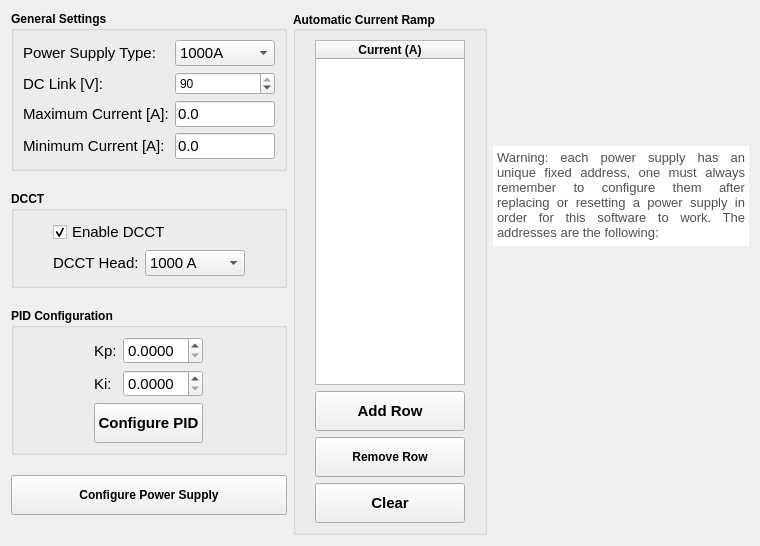
        <widget class="QWidget" name="tab0">
         <attribute name="title">
          <string>Settings</string>
         </attribute>
         <layout class="QGridLayout" name="gridLayout_16">
          <item row="0" column="0">
           <layout class="QGridLayout" name="gridLayout_7">
            <item row="0" column="3">
             <layout class="QVBoxLayout" name="verticalLayout_3">
              <item>
               <spacer name="verticalSpacer_3">
                <property name="orientation">
                 <enum>Qt::Vertical</enum>
                </property>
                <property name="sizeHint" stdset="0">
                 <size>
                  <width>20</width>
                  <height>40</height>
                 </size>
                </property>
               </spacer>
              </item>
              <item>
               <widget class="QTextBrowser" name="textBrowser">
                <property name="enabled">
                 <bool>true</bool>
                </property>
                <property name="sizePolicy">
                 <sizepolicy hsizetype="Expanding" vsizetype="Maximum">
                  <horstretch>0</horstretch>
                  <verstretch>0</verstretch>
                 </sizepolicy>
                </property>
                <property name="maximumSize">
                 <size>
                  <width>16777215</width>
                  <height>100</height>
                 </size>
                </property>
                <property name="font">
                 <font>
                  <weight>50</weight>
                  <bold>false</bold>
                  <underline>false</underline>
                  <strikeout>false</strikeout>
                 </font>
                </property>
                <property name="frameShape">
                 <enum>QFrame::NoFrame</enum>
                </property>
                <property name="frameShadow">
                 <enum>QFrame::Raised</enum>
                </property>
                <property name="html">
                 <string>&lt;!DOCTYPE HTML PUBLIC &quot;-//W3C//DTD HTML 4.0//EN&quot; &quot;http://www.w3.org/TR/REC-html40/strict.dtd&quot;&gt;
&lt;html&gt;&lt;head&gt;&lt;meta name=&quot;qrichtext&quot; content=&quot;1&quot; /&gt;&lt;style type=&quot;text/css&quot;&gt;
p, li { white-space: pre-wrap; }
&lt;/style&gt;&lt;/head&gt;&lt;body style=&quot; font-family:'MS Shell Dlg 2'; font-size:11pt; font-weight:400; font-style:normal;&quot;&gt;
&lt;p align=&quot;justify&quot; style=&quot; margin-top:0px; margin-bottom:0px; margin-left:0px; margin-right:0px; -qt-block-indent:0; text-indent:0px;&quot;&gt;&lt;span style=&quot; font-size:10pt; color:#505050;&quot;&gt;Warning: each power supply has an unique fixed address, one must always remember to configure them after replacing or resetting a power supply in order for this software to work. The addresses are the following:&lt;/span&gt;&lt;/p&gt;&lt;/body&gt;&lt;/html&gt;</string>
                </property>
               </widget>
              </item>
              <item>
               <spacer name="verticalSpacer_2">
                <property name="orientation">
                 <enum>Qt::Vertical</enum>
                </property>
                <property name="sizeHint" stdset="0">
                 <size>
                  <width>20</width>
                  <height>40</height>
                 </size>
                </property>
               </spacer>
              </item>
              <item>
               <widget class="QLabel" name="label_19">
                <property name="font">
                 <font>
                  <weight>50</weight>
                  <bold>false</bold>
                 </font>
                </property>
                <property name="text">
                 <string/>
                </property>
                <property name="pixmap">
                 <pixmap>../../resources/img/PS_table.svg</pixmap>
                </property>
                <property name="alignment">
                 <set>Qt::AlignCenter</set>
                </property>
               </widget>
              </item>
              <item>
               <spacer name="verticalSpacer_5">
                <property name="orientation">
                 <enum>Qt::Vertical</enum>
                </property>
                <property name="sizeHint" stdset="0">
                 <size>
                  <width>20</width>
                  <height>40</height>
                 </size>
                </property>
               </spacer>
              </item>
             </layout>
            </item>
            <item row="0" column="0">
             <layout class="QVBoxLayout" name="verticalLayout_2">
              <property name="spacing">
               <number>20</number>
              </property>
              <property name="bottomMargin">
               <number>20</number>
              </property>
              <item>
               <widget class="QGroupBox" name="groupBox_24">
                <property name="font">
                 <font>
                  <weight>75</weight>
                  <bold>true</bold>
                 </font>
                </property>
                <property name="title">
                 <string>General Settings</string>
                </property>
                <layout class="QGridLayout" name="gridLayout_11">
                 <item row="0" column="0">
                  <widget class="QLabel" name="label_35">
                   <property name="sizePolicy">
                    <sizepolicy hsizetype="Maximum" vsizetype="Preferred">
                     <horstretch>0</horstretch>
                     <verstretch>0</verstretch>
                    </sizepolicy>
                   </property>
                   <property name="font">
                    <font>
                     <pointsize>11</pointsize>
                     <weight>50</weight>
                     <bold>false</bold>
                    </font>
                   </property>
                   <property name="text">
                    <string>Power Supply Type:</string>
                   </property>
                  </widget>
                 </item>
                 <item row="0" column="1">
                  <widget class="QComboBox" name="cb_ps_type">
                   <property name="maximumSize">
                    <size>
                     <width>100</width>
                     <height>16777215</height>
                    </size>
                   </property>
                   <property name="font">
                    <font>
                     <pointsize>11</pointsize>
                     <weight>50</weight>
                     <bold>false</bold>
                    </font>
                   </property>
                   <property name="currentText">
                    <string>1000A</string>
                   </property>
                   <property name="currentIndex">
                    <number>0</number>
                   </property>
                   <item>
                    <property name="text">
                     <string>1000A</string>
                    </property>
                   </item>
                   <item>
                    <property name="text">
                     <string>225A</string>
                    </property>
                   </item>
                   <item>
                    <property name="text">
                     <string>10A[1]</string>
                    </property>
                   </item>
                   <item>
                    <property name="text">
                     <string>10A[2]</string>
                    </property>
                   </item>
                   <item>
                    <property name="text">
                     <string>10A[3]</string>
                    </property>
                   </item>
                  </widget>
                 </item>
                 <item row="1" column="0">
                  <widget class="QLabel" name="label_3">
                   <property name="font">
                    <font>
                     <pointsize>11</pointsize>
                     <weight>50</weight>
                     <bold>false</bold>
                    </font>
                   </property>
                   <property name="text">
                    <string>DC Link [V]:</string>
                   </property>
                  </widget>
                 </item>
                 <item row="1" column="1">
                  <widget class="QSpinBox" name="sb_dclink">
                   <property name="sizePolicy">
                    <sizepolicy hsizetype="Preferred" vsizetype="Fixed">
                     <horstretch>0</horstretch>
                     <verstretch>0</verstretch>
                    </sizepolicy>
                   </property>
                   <property name="maximumSize">
                    <size>
                     <width>100</width>
                     <height>16777215</height>
                    </size>
                   </property>
                   <property name="font">
                    <font>
                     <weight>50</weight>
                     <bold>false</bold>
                    </font>
                   </property>
                   <property name="maximum">
                    <number>90</number>
                   </property>
                   <property name="value">
                    <number>90</number>
                   </property>
                  </widget>
                 </item>
                 <item row="2" column="0">
                  <widget class="QLabel" name="label_126">
                   <property name="font">
                    <font>
                     <pointsize>11</pointsize>
                     <weight>50</weight>
                     <bold>false</bold>
                    </font>
                   </property>
                   <property name="text">
                    <string>Maximum Current [A]:</string>
                   </property>
                   <property name="alignment">
                    <set>Qt::AlignLeading|Qt::AlignLeft|Qt::AlignVCenter</set>
                   </property>
                  </widget>
                 </item>
                 <item row="2" column="1">
                  <widget class="QLineEdit" name="le_maximum_current">
                   <property name="sizePolicy">
                    <sizepolicy hsizetype="Preferred" vsizetype="Fixed">
                     <horstretch>0</horstretch>
                     <verstretch>0</verstretch>
                    </sizepolicy>
                   </property>
                   <property name="maximumSize">
                    <size>
                     <width>100</width>
                     <height>16777215</height>
                    </size>
                   </property>
                   <property name="font">
                    <font>
                     <pointsize>11</pointsize>
                     <weight>50</weight>
                     <bold>false</bold>
                    </font>
                   </property>
                   <property name="text">
                    <string>0.0</string>
                   </property>
                  </widget>
                 </item>
                 <item row="3" column="0">
                  <widget class="QLabel" name="label_133">
                   <property name="font">
                    <font>
                     <pointsize>11</pointsize>
                     <weight>50</weight>
                     <bold>false</bold>
                    </font>
                   </property>
                   <property name="text">
                    <string>Minimum Current [A]:</string>
                   </property>
                   <property name="alignment">
                    <set>Qt::AlignLeading|Qt::AlignLeft|Qt::AlignVCenter</set>
                   </property>
                  </widget>
                 </item>
                 <item row="3" column="1">
                  <widget class="QLineEdit" name="le_minimum_current">
                   <property name="maximumSize">
                    <size>
                     <width>100</width>
                     <height>16777215</height>
                    </size>
                   </property>
                   <property name="font">
                    <font>
                     <pointsize>11</pointsize>
                     <weight>50</weight>
                     <bold>false</bold>
                    </font>
                   </property>
                   <property name="text">
                    <string>0.0</string>
                   </property>
                  </widget>
                 </item>
                </layout>
               </widget>
              </item>
              <item>
               <widget class="QGroupBox" name="groupBox_6">
                <property name="font">
                 <font>
                  <weight>75</weight>
                  <bold>true</bold>
                 </font>
                </property>
                <property name="title">
                 <string>DCCT</string>
                </property>
                <layout class="QGridLayout" name="gridLayout_5">
                 <item row="0" column="0">
                  <widget class="QCheckBox" name="chb_dcct">
                   <property name="font">
                    <font>
                     <pointsize>11</pointsize>
                     <weight>50</weight>
                     <bold>false</bold>
                    </font>
                   </property>
                   <property name="toolTip">
                    <string>&lt;html&gt;&lt;head/&gt;&lt;body&gt;&lt;p&gt;&lt;br/&gt;&lt;/p&gt;&lt;/body&gt;&lt;/html&gt;</string>
                   </property>
                   <property name="text">
                    <string>Enable DCCT</string>
                   </property>
                   <property name="checked">
                    <bool>true</bool>
                   </property>
                  </widget>
                 </item>
                 <item row="1" column="0">
                  <layout class="QHBoxLayout" name="horizontalLayout">
                   <item>
                    <widget class="QLabel" name="label_178">
                     <property name="sizePolicy">
                      <sizepolicy hsizetype="Maximum" vsizetype="Preferred">
                       <horstretch>0</horstretch>
                       <verstretch>0</verstretch>
                      </sizepolicy>
                     </property>
                     <property name="font">
                      <font>
                       <pointsize>11</pointsize>
                       <weight>50</weight>
                       <bold>false</bold>
                      </font>
                     </property>
                     <property name="text">
                      <string>DCCT Head:</string>
                     </property>
                    </widget>
                   </item>
                   <item>
                    <widget class="QComboBox" name="cb_dcct_select">
                     <property name="sizePolicy">
                      <sizepolicy hsizetype="Preferred" vsizetype="Maximum">
                       <horstretch>0</horstretch>
                       <verstretch>0</verstretch>
                      </sizepolicy>
                     </property>
                     <property name="minimumSize">
                      <size>
                       <width>100</width>
                       <height>0</height>
                      </size>
                     </property>
                     <property name="maximumSize">
                      <size>
                       <width>67</width>
                       <height>16777215</height>
                      </size>
                     </property>
                     <property name="font">
                      <font>
                       <pointsize>11</pointsize>
                       <weight>50</weight>
                       <bold>false</bold>
                      </font>
                     </property>
                     <property name="currentIndex">
                      <number>4</number>
                     </property>
                     <item>
                      <property name="text">
                       <string>40 A</string>
                      </property>
                     </item>
                     <item>
                      <property name="text">
                       <string>160 A</string>
                      </property>
                     </item>
                     <item>
                      <property name="text">
                       <string>320 A</string>
                      </property>
                     </item>
                     <item>
                      <property name="text">
                       <string>600 A</string>
                      </property>
                     </item>
                     <item>
                      <property name="text">
                       <string>1000 A</string>
                      </property>
                     </item>
                     <item>
                      <property name="text">
                       <string>1125 A</string>
                      </property>
                     </item>
                    </widget>
                   </item>
                  </layout>
                 </item>
                </layout>
               </widget>
              </item>
              <item>
               <widget class="QGroupBox" name="groupBox_25">
                <property name="font">
                 <font>
                  <weight>75</weight>
                  <bold>true</bold>
                 </font>
                </property>
                <property name="title">
                 <string>PID Configuration</string>
                </property>
                <layout class="QGridLayout" name="gridLayout_6">
                 <item row="0" column="0">
                  <layout class="QGridLayout" name="gridLayout_2">
                   <item row="0" column="0">
                    <widget class="QLabel" name="label_2">
                     <property name="sizePolicy">
                      <sizepolicy hsizetype="Maximum" vsizetype="Preferred">
                       <horstretch>0</horstretch>
                       <verstretch>0</verstretch>
                      </sizepolicy>
                     </property>
                     <property name="font">
                      <font>
                       <pointsize>11</pointsize>
                       <weight>50</weight>
                       <bold>false</bold>
                      </font>
                     </property>
                     <property name="text">
                      <string>Kp:</string>
                     </property>
                    </widget>
                   </item>
                   <item row="0" column="1">
                    <widget class="QDoubleSpinBox" name="sbd_kp">
                     <property name="maximumSize">
                      <size>
                       <width>80</width>
                       <height>16777215</height>
                      </size>
                     </property>
                     <property name="font">
                      <font>
                       <pointsize>11</pointsize>
                       <weight>50</weight>
                       <bold>false</bold>
                      </font>
                     </property>
                     <property name="decimals">
                      <number>4</number>
                     </property>
                     <property name="maximum">
                      <double>1000.000000000000000</double>
                     </property>
                    </widget>
                   </item>
                   <item row="1" column="0">
                    <widget class="QLabel" name="label_5">
                     <property name="font">
                      <font>
                       <pointsize>11</pointsize>
                       <weight>50</weight>
                       <bold>false</bold>
                      </font>
                     </property>
                     <property name="text">
                      <string>Ki:</string>
                     </property>
                    </widget>
                   </item>
                   <item row="1" column="1">
                    <widget class="QDoubleSpinBox" name="sbd_ki">
                     <property name="maximumSize">
                      <size>
                       <width>80</width>
                       <height>16777215</height>
                      </size>
                     </property>
                     <property name="font">
                      <font>
                       <pointsize>11</pointsize>
                       <weight>50</weight>
                       <bold>false</bold>
                      </font>
                     </property>
                     <property name="decimals">
                      <number>4</number>
                     </property>
                     <property name="maximum">
                      <double>1000.000000000000000</double>
                     </property>
                    </widget>
                   </item>
                  </layout>
                 </item>
                 <item row="1" column="0">
                  <widget class="QPushButton" name="pb_config_pid">
                   <property name="sizePolicy">
                    <sizepolicy hsizetype="Preferred" vsizetype="Fixed">
                     <horstretch>0</horstretch>
                     <verstretch>0</verstretch>
                    </sizepolicy>
                   </property>
                   <property name="minimumSize">
                    <size>
                     <width>0</width>
                     <height>40</height>
                    </size>
                   </property>
                   <property name="font">
                    <font>
                     <pointsize>11</pointsize>
                     <weight>75</weight>
                     <bold>true</bold>
                    </font>
                   </property>
                   <property name="text">
                    <string>Configure PID</string>
                   </property>
                   <property name="icon">
                    <iconset>
                     <normaloff>../../resources/img/settings.svg</normaloff>../../resources/img/settings.svg</iconset>
                   </property>
                   <property name="iconSize">
                    <size>
                     <width>24</width>
                     <height>24</height>
                    </size>
                   </property>
                  </widget>
                 </item>
                </layout>
               </widget>
              </item>
              <item>
               <widget class="QPushButton" name="pb_config_ps">
                <property name="minimumSize">
                 <size>
                  <width>0</width>
                  <height>40</height>
                 </size>
                </property>
                <property name="font">
                 <font>
                  <weight>75</weight>
                  <bold>true</bold>
                 </font>
                </property>
                <property name="text">
                 <string>Configure Power Supply</string>
                </property>
                <property name="icon">
                 <iconset>
                  <normaloff>../../resources/img/settings.svg</normaloff>../../resources/img/settings.svg</iconset>
                </property>
                <property name="iconSize">
                 <size>
                  <width>24</width>
                  <height>24</height>
                 </size>
                </property>
               </widget>
              </item>
             </layout>
            </item>
            <item row="0" column="1">
             <widget class="QGroupBox" name="groupBox">
              <property name="sizePolicy">
               <sizepolicy hsizetype="Minimum" vsizetype="Preferred">
                <horstretch>0</horstretch>
                <verstretch>0</verstretch>
               </sizepolicy>
              </property>
              <property name="font">
               <font>
                <weight>75</weight>
                <bold>true</bold>
               </font>
              </property>
              <property name="title">
               <string>Automatic Current Ramp</string>
              </property>
              <property name="alignment">
               <set>Qt::AlignLeading|Qt::AlignLeft|Qt::AlignVCenter</set>
              </property>
              <layout class="QGridLayout" name="gridLayout_17">
               <item row="0" column="0">
                <layout class="QHBoxLayout" name="horizontalLayout_7">
                 <item>
                  <spacer name="horizontalSpacer_9">
                   <property name="orientation">
                    <enum>Qt::Horizontal</enum>
                   </property>
                   <property name="sizeHint" stdset="0">
                    <size>
                     <width>10</width>
                     <height>20</height>
                    </size>
                   </property>
                  </spacer>
                 </item>
                 <item>
                  <layout class="QVBoxLayout" name="verticalLayout_6">
                   <item>
                    <widget class="QTableWidget" name="tbl_currents">
                     <property name="sizePolicy">
                      <sizepolicy hsizetype="Minimum" vsizetype="Expanding">
                       <horstretch>0</horstretch>
                       <verstretch>0</verstretch>
                      </sizepolicy>
                     </property>
                     <property name="minimumSize">
                      <size>
                       <width>150</width>
                       <height>0</height>
                      </size>
                     </property>
                     <property name="maximumSize">
                      <size>
                       <width>130</width>
                       <height>16777215</height>
                      </size>
                     </property>
                     <property name="font">
                      <font>
                       <weight>50</weight>
                       <bold>false</bold>
                      </font>
                     </property>
                     <property name="layoutDirection">
                      <enum>Qt::LeftToRight</enum>
                     </property>
                     <property name="rowCount">
                      <number>0</number>
                     </property>
                     <attribute name="horizontalHeaderStretchLastSection">
                      <bool>true</bool>
                     </attribute>
                     <attribute name="verticalHeaderMinimumSectionSize">
                      <number>22</number>
                     </attribute>
                     <attribute name="verticalHeaderDefaultSectionSize">
                      <number>30</number>
                     </attribute>
                     <column>
                      <property name="text">
                       <string>Current (A)</string>
                      </property>
                      <property name="font">
                       <font>
                        <weight>75</weight>
                        <italic>false</italic>
                        <bold>true</bold>
                       </font>
                      </property>
                      <property name="textAlignment">
                       <set>AlignCenter</set>
                      </property>
                     </column>
                    </widget>
                   </item>
                   <item>
                    <widget class="QPushButton" name="pb_add_row">
                     <property name="minimumSize">
                      <size>
                       <width>0</width>
                       <height>40</height>
                      </size>
                     </property>
                     <property name="font">
                      <font>
                       <pointsize>11</pointsize>
                      </font>
                     </property>
                     <property name="text">
                      <string>Add Row</string>
                     </property>
                     <property name="icon">
                      <iconset>
                       <normaloff>../../resources/img/plus.svg</normaloff>../../resources/img/plus.svg</iconset>
                     </property>
                     <property name="iconSize">
                      <size>
                       <width>24</width>
                       <height>24</height>
                      </size>
                     </property>
                    </widget>
                   </item>
                   <item>
                    <widget class="QPushButton" name="pb_remove_row">
                     <property name="minimumSize">
                      <size>
                       <width>0</width>
                       <height>40</height>
                      </size>
                     </property>
                     <property name="text">
                      <string>Remove Row</string>
                     </property>
                     <property name="icon">
                      <iconset>
                       <normaloff>../../resources/img/minus.svg</normaloff>../../resources/img/minus.svg</iconset>
                     </property>
                     <property name="iconSize">
                      <size>
                       <width>24</width>
                       <height>24</height>
                      </size>
                     </property>
                    </widget>
                   </item>
                   <item>
                    <widget class="QPushButton" name="pb_clear_table">
                     <property name="minimumSize">
                      <size>
                       <width>0</width>
                       <height>40</height>
                      </size>
                     </property>
                     <property name="font">
                      <font>
                       <pointsize>11</pointsize>
                      </font>
                     </property>
                     <property name="text">
                      <string>Clear</string>
                     </property>
                     <property name="icon">
                      <iconset>
                       <normaloff>../../resources/img/clear.svg</normaloff>../../resources/img/clear.svg</iconset>
                     </property>
                     <property name="iconSize">
                      <size>
                       <width>24</width>
                       <height>24</height>
                      </size>
                     </property>
                    </widget>
                   </item>
                  </layout>
                 </item>
                 <item>
                  <spacer name="horizontalSpacer_10">
                   <property name="orientation">
                    <enum>Qt::Horizontal</enum>
                   </property>
                   <property name="sizeHint" stdset="0">
                    <size>
                     <width>10</width>
                     <height>20</height>
                    </size>
                   </property>
                  </spacer>
                 </item>
                </layout>
               </item>
              </layout>
             </widget>
            </item>
           </layout>
          </item>
         </layout>
        </widget>
